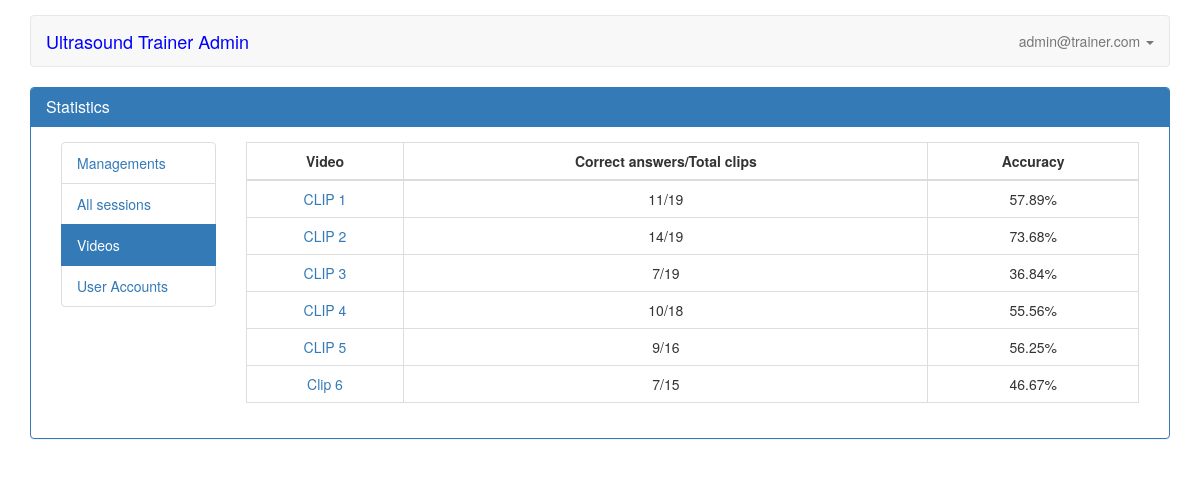
Page /videos (signed in) on the committed database.
### servey/models.py (models this page shows, shortened)
class Video(models.Model):
    ANSWER_CHOICE = (
        (1, 'Normal'),
        (2, 'Moderately reduced',),
        (3, 'Severely reduced',)
    )
    path = models.FileField(blank=True, verbose_name="Upload video (mp4, mkv)", max_length=255, upload_to='videos/', validators=[validate_file_extension])
    title = models.TextField(blank=True, verbose_name="Title question")
    answer = models.IntegerField(choices=ANSWER_CHOICE, default=1)
    created_at = models.DateTimeField(auto_now_add=True)
    updated_at = models.DateTimeField(auto_now=True)
    def __str__(self):
        return self.title
    def count_answer(self):
        total_answer = ResultDetail.objects.filter(video_id=self.id).count()
        get_correct_answer = ResultDetail.objects.filter(video_id=self.id).values('answer')
        correct = 0
        for item in get_correct_answer:
            if item.get('answer') == self.answer:
                correct +=1
        if correct > 0 and total_answer > 0:
            context = {
                "total": str(correct) + "/" + str(total_answer),
                "accuracy": format(Decimal(correct * 100 / total_answer), '.2f')
            }
        else:
            context = {
                "total": '0/0',
                "accuracy": '0.00'
            }
        return context

### servey/views.py (the view)
@user_passes_test(lambda u: u.is_superuser)
def videos(request):
    if request.user.is_authenticated:
        list = Video.objects.order_by('id').all()
        videos = Pager.view(request, list)
        return render(request, 'statistical/video.html', { 'videos': videos })
    else:
        return JsonResponse({"status": False, "messages": "Authentication required"},safe=False)

### servey/models.py (called while the page is built)
    def view(request, list):
        page = request.GET.get('page', 1)
        paginator = Paginator(list, ITEMS_PER_PAGE)
        try:
            model = paginator.page(page)
        except PageNotAnInteger:
            model = paginator.page(1)
        except EmptyPage:
            model = paginator.page(paginator.num_pages)
        return model

### templatetags/path_tags.py (called while the page is built)
@register.simple_tag
def is_video_path(path):
    if path == '/videos' or path.startswith('/video/'):
        return 'active'
    return ''

@register.simple_tag
def is_user_path(path):
    if path == '/user_account' or path.startswith('/profile/'):
        return 'active'
    return ''

### templates/statistical/video.html (shortened to what this page needs)
{% extends 'statistical/index.html' %}
{% block main %}
    <div class="col-md-10">
    <div class="table-responsive">
        <table class="table table-bordered table-hover">
            <thead>
            <tr>
                <th class="text-center">Video</th>
                <th class="text-center">Correct answers/Total clips</th>
                <th class="text-center">Accuracy</th>
            </tr>
            </thead>
            <tbody>
                {% for video in videos %}
                <tr class="text-center">
                    <td><a href="{% url 'detail_video' video.id %}?return={{ videos.number }}">{{ video }}</a></td>
                    <td>{{ video.count_answer.total }} </td>
                    <td>{{ video.count_answer.accuracy }}%</td>
                </tr>
                {% endfor %}
            </tbody>
        </table>
    </div>
    </div>
{% endblock %}

### templates/partials/index.html (shortened to what this page needs)
<!DOCTYPE html>
<html lang="en">
    {% load staticfiles %}
    <head>
        <link href="{% static 'bootstrap-3.3.6.min.css' %}" rel="stylesheet">
        <link rel="stylesheet" href="{% static 'main.css' %}">
    </head>
    <body>
    <div class="container" id="container_main" >
        <nav class="navbar navbar-default" role="navigation">
        <div class="navbar-header">
            {% if user.is_superuser and user.is_staff %}
                <a class="navbar-brand" href="{% url 'admin:index' %}" style="color: blue">Ultrasound Trainer Admin</a>
            {% else %}
                <a class="navbar-brand" href="{% url 'index' %}" style="color: blue">Ultrasound Trainer</a>
            {% endif %}
        </div>
        <div class="collapse navbar-collapse navbar-ex1-collapse">
            <ul class="nav navbar-nav navbar-right">
                <li class="dropdown">
                    <a href="#" class="dropdown-toggle" data-toggle="dropdown">
                        {% if request.user.is_authenticated %}
                            <span>{{ request.user.username }}</span>
                            <b class="caret"></b>
                        {% endif %}
                    </a>
                </li>
            </ul>
        </div>
        </nav>
        <div class="row">
            {% block content %}
            {% endblock %}
        </div>
    </div>
    </body>
</html>

### static/main.css (style rules this page uses)
#container_main { padding-top: 15px; }
.row { margin-right: 0; margin-left: 0; }
ul li { list-style-type: none; }

### rows in the picture
Video: title "CLIP 1", count_answer.total "11/19", count_answer.accuracy "57.89"
Video: title "CLIP 2", count_answer.total "14/19", count_answer.accuracy "73.68"
Video: title "CLIP 3", count_answer.total "7/19", count_answer.accuracy "36.84"
Video: title "CLIP 4", count_answer.total "10/18", count_answer.accuracy "55.56"
Video: title "CLIP 5", count_answer.total "9/16", count_answer.accuracy "56.25"
Video: title "Clip 6", count_answer.total "7/15", count_answer.accuracy "46.67"

### other values in the picture
{{ request.user.username }} "admin@trainer.com"
